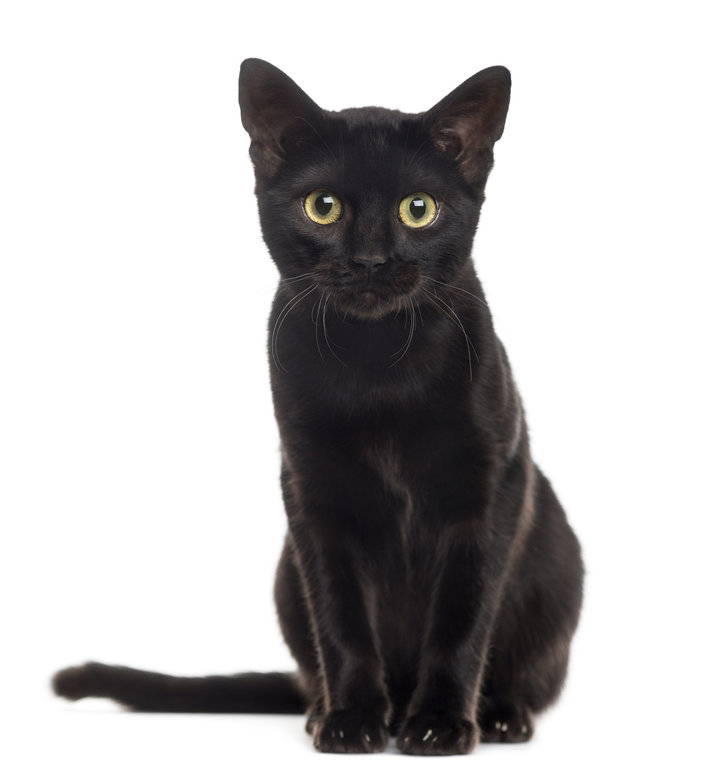
#> input picture input/cat.jpg, 720 x 777 px; its folder holds only this picture in this run
$ python __main__.py --input ../input/cat.jpg   (older library calls are emulated)
#> lines starting #> are read from the running program, lines starting #| are printed output that depends on the picture; after the words box and inside, x2 and y2 are one past the last pixel; in counts of white or black regions, pixels touching at a corner belong together
#> further down, image is the input picture: shape (777, 720, 3); mean B, G, R 187.5, 187.2, 188.7
### particlizer/utils.py
from datetime import datetime
import cv2
import numpy as np
from .particle_class import Particle
from .round_up_game import round_up_game, increment_blinker
from .pacman_game import pacman_game


def image_to_particles(image, canvas, every_n=20, radius=4, thresh_args=(), background_color=(50, 50, 50)):
#> called with every_n = 20, radius = 4, thresh_args = (), background_color = (50, 50, 50)
    gray = cv2.cvtColor(image, cv2.COLOR_BGR2GRAY)
    if not thresh_args:
        thresh_args = (5, 255, 0)
    _, threshed = cv2.threshold(gray, *thresh_args)
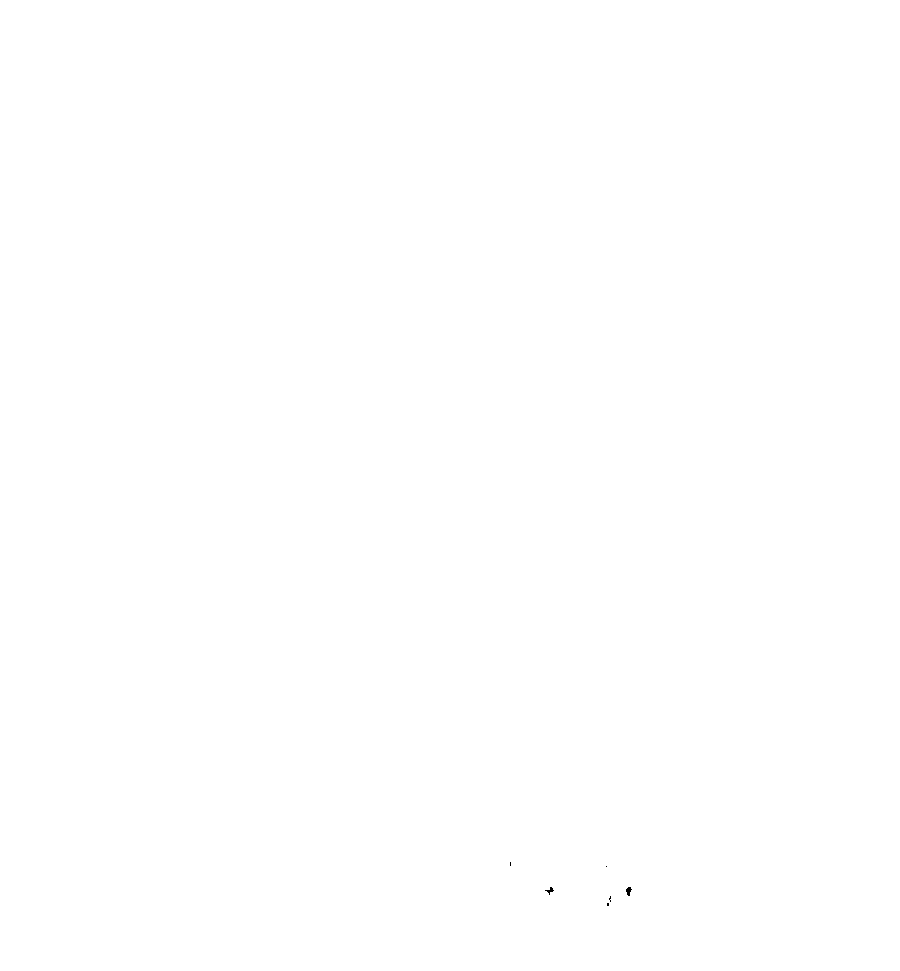
#> threshed: shape (971, 900); 100% white; black in thin lines or dots, all inside (x1, y1, x2, y2) = (510, 862, 632, 906)

    _, contours, _ = cv2.findContours(threshed, cv2.RETR_TREE, cv2.CHAIN_APPROX_NONE)
#> contours = 8 contours, 5 with area under 20; largest, box (x1, y1, x2, y2) and area: (0, 0, 900, 971) 872030, (625, 886, 633, 897) 44, (544, 886, 555, 896) 39

    canvas_area = canvas.shape[0] * canvas.shape[1]
#> canvas_area = 873900
    contour_points = []
    contour_colors = []
    for c in contours:
        if cv2.contourArea(c) >= .95 * canvas_area:
            continue
        color = get_contour_color(c, image, background_color)
        if not color == background_color:
            contour_colors.append(color)
            contour_points.append(down_sample_points(c, every_n))
#> this loop made 8 passes
#> (cx in get_contour_color, cy in get_contour_color, color) on passes 2, 3, 4, 5, 6, 8: (607, 904, (7, 4, 6)), (610, 900, (9, 5, 6)), (609, 897, (7, 5, 6)), (628, 890, (7, 5, 5)), (549, 890, (7, 4, 6)), (510, 863, (8, 4, 6))
#> (c, cx in get_contour_color, cy in get_contour_color, color) on pass 7: ([[605, 866], [606, 865], [607, 866], [606, 867]], 606, 866, (9, 6, 7))

    particles = create_particles(contour_points,
                                 contour_colors,
                                 image,
                                 rand_location=True,
                                 radius=radius,
                                 background_color=background_color)

    return particles


def down_sample_points(contour, every_n=20):
    return contour[::every_n]


def get_contour_color(contour, image, background_color=(50, 50, 50)):
    moments = cv2.moments(contour)
    if not sum(list(moments.values())):
        return background_color
    cx = int(moments["m10"] / moments["m00"])
    cy = int(moments["m01"] / moments["m00"])

    color = image[cy, cx]

    if sum(color) <= 30:
        mask = np.zeros(image.shape[:2], dtype='uint8')
        cv2.drawContours(mask, [contour], -1, 255, -1)

        masked = cv2.bitwise_and(image, image, mask=mask)
        non_zero = np.where(masked != 0)
        if non_zero:
            color_pool = masked[non_zero[0], non_zero[1], :]
            color = np.mean(color_pool, axis=0)

    return tuple(int(x) for x in color)


def create_particles(contour_points, contour_colors, canvas, rand_location=True, radius=4,
                     background_color=(50, 50, 50)):
#> called with rand_location = True, radius = 4, background_color = (50, 50, 50)
    particles = []
    for i, points in enumerate(contour_points):
        color = contour_colors[i]
        for point in points:
            location = target = tuple(point.flatten())
            if rand_location:
                location = tuple(np.random.randint(1, canvas.shape[1], 1)) + \
                           tuple(np.random.randint(1, canvas.shape[0], 1))
            particle = Particle(location, target, radius, color, background_color=background_color)
            particles.append(particle)
#> this loop made 7 passes
#> points on passes 4 to 5: [[627, 887], [625, 890]], [[549, 887], [545, 889]]
#> after the loop, particles = 9 items

    return particles


mouse_x = float('inf')
mouse_y = float('inf')


# [6 lines left out: function get_mouse_xy, not called in this run]


def particlize(image, background_color=(50, 50, 50), *args):
    canvas = np.zeros(image.shape, dtype='uint8') + np.array(background_color, dtype='uint8')
    particles = image_to_particles(image, canvas, every_n=20, radius=4, thresh_args=args)
#> particles = 9 items

    window_name = 'Press R to randomize, G to toggle game mode, ESC to quit'
    cv2.namedWindow(window_name)
    cv2.setMouseCallback(window_name, get_mouse_xy)

    game_mode = False
    game_ind = 0
    blink_counter = 0
    blink_flag = False
    key = 103
    pacman = Particle((0, 0), (0, 0), radius=10, color=(0, 255, 255))
    game_start = datetime.now()
    game_time = 0
    best_time = best_round_up_game_time = best_pacman_game_time = 999
    while True:
        canvas_i = canvas.copy()
        if game_mode:
            blink_counter, blink_flag = increment_blinker(blink_counter, blink_flag)
            if game_ind == 0:
                canvas_i, game_mode = round_up_game(canvas_i,
                                                    particles,
                                                    blink_flag,
                                                    (mouse_x, mouse_y))
                game_time = datetime.now() - game_start
                game_time = game_time.total_seconds()

                if not game_mode:
                    best_round_up_game_time = min([best_round_up_game_time, game_time])
                best_time = best_round_up_game_time

            elif game_ind == 1:
                canvas_i, game_mode = pacman_game(canvas_i, pacman, particles, blink_flag, key)

                game_time = datetime.now() - game_start
                game_time = game_time.total_seconds()

                if not game_mode:
                    best_pacman_game_time = min([best_pacman_game_time, game_time])
                best_time = best_pacman_game_time

            cv2.putText(canvas_i,
                        '{0:.{1}f} (BEST: {2:.{3}f})'.format(game_time, 2, best_time, 1),
                        (10, canvas.shape[0] - 10),
                        cv2.FONT_HERSHEY_SIMPLEX, 1.1, (30, 30, 200), thickness=3)

        else:
            for particle in particles:
                particle.color = particle.og_color
                particle.is_hit = False
                particle.update(canvas_i, (mouse_x, mouse_y))
                particle.show(canvas_i)
#> this loop made 9 passes
#> (particle.color, location in show) on passes 1 to 9: ((7, 4, 6), [678, 586]), ((9, 5, 6), [628, 247]), ((7, 5, 6), [818, 774]), ((7, 5, 5), [701, 400]), ((7, 5, 5), [57, 736]), ((7, 4, 6), [298, 765]), ((7, 4, 6), [784, 622]), ((9, 6, 7), [112, 503]), ((8, 4, 6), [593, 432])

        cv2.imshow(window_name, canvas_i)
        key = cv2.waitKey(10)
#> (key Esc is pressed here)

        if key == 27:
            break
        elif key == ord('r'):
            for particle in particles:
                particle.location = tuple(np.random.randint(1, canvas.shape[1], 1)) + \
                                    tuple(np.random.randint(1, canvas.shape[0], 1))
        elif key == ord('g'):
            game_start = datetime.now()
            game_mode = not game_mode
            game_ind = np.random.randint(0, 2)
            pacman = Particle((0, 0), (0, 0), radius=15, color=(0, 255, 255))

### particlizer/particle_class.py
import numpy as np
import cv2


class Particle:
    def __init__(self, location, target, radius=4, color=(255, 255, 255), max_speed=75, background_color=(50, 50, 50)):
        self.target = np.array(target)
        self.location = np.array(location, dtype='float64')
        self.speed = np.array([0, 0], dtype='float64')
        self.acceleration = np.array([0, 0], dtype='float64')
        self.max_speed = max_speed

        self.radius = radius
        self.og_color = color
        self.color = color
        self.background_color = background_color

        self.game_target = np.array(target)
        self.is_hit = False

    def update(self, canvas, mouse_loc, target=None):
        self.arrive_step(canvas, target=target)
        self.flee_step(canvas, mouse_loc)
        self.speed += self.acceleration
        self.location += self.speed

    def show(self, canvas):
        location = self.location.astype('int')
        if not self.color == self.background_color:
            cv2.circle(canvas, tuple(location), self.radius, self.color, -1)

    def arrive_step(self, canvas, target=None):
        if target is None:
            target = self.target

        xy_diff = target - self.location
        speed = np.interp(xy_diff, (-max(canvas.shape), max(canvas.shape) + 1), (-self.max_speed, self.max_speed))
        self.speed = speed

    def flee_step(self, canvas, mouse_loc):
        if mouse_loc:
            xy_diff = np.array(mouse_loc) - self.location
            dist = np.linalg.norm(xy_diff)
            if dist <= 50:
                speed = np.interp(xy_diff,
                                  (-max(canvas.shape), max(canvas.shape) + 1),
                                  (-self.max_speed, self.max_speed))
                self.speed = -10 * speed

    # [8 lines left out: function check_hit, not called in this run]

### particlizer/__main__.py
import argparse
import cv2
import imutils
from .utils import particlize

ap = argparse.ArgumentParser()
ap.add_argument('-i', '--input', required=True,
                help='path to input image')
ap.add_argument('-w', '--resizeWidth', type=int, default=900,
                help='pixel width to resize to before processing')
ap.add_argument('-c', '--backgroundColor', nargs=3, type=int,
                help='RGB value specifying the background color in output display')
ap.add_argument('-t', '--thresholdParams', nargs=3, type=int,
                help='custom params for thresholding before contour detection')
args = vars(ap.parse_args())

image = cv2.imread(args['input'])
image = imutils.resize(image, width=args['resizeWidth'])

if args['backgroundColor'] is None:
    args['backgroundColor'] = [50, 50, 50]
elif len(args['backgroundColor']) != 3:
    ValueError('backgroundColor must be 3 values')
else:
    args['backgroundColor'] = args['backgroundColor'][::-1]

if args['thresholdParams']:
    particlize(image, tuple(args['backgroundColor']), *tuple(args['thresholdParams']))
else:
    particlize(image, tuple(args['backgroundColor']))

# use for sensor tower logo
# steer_image(image, 75, 255, 0)
